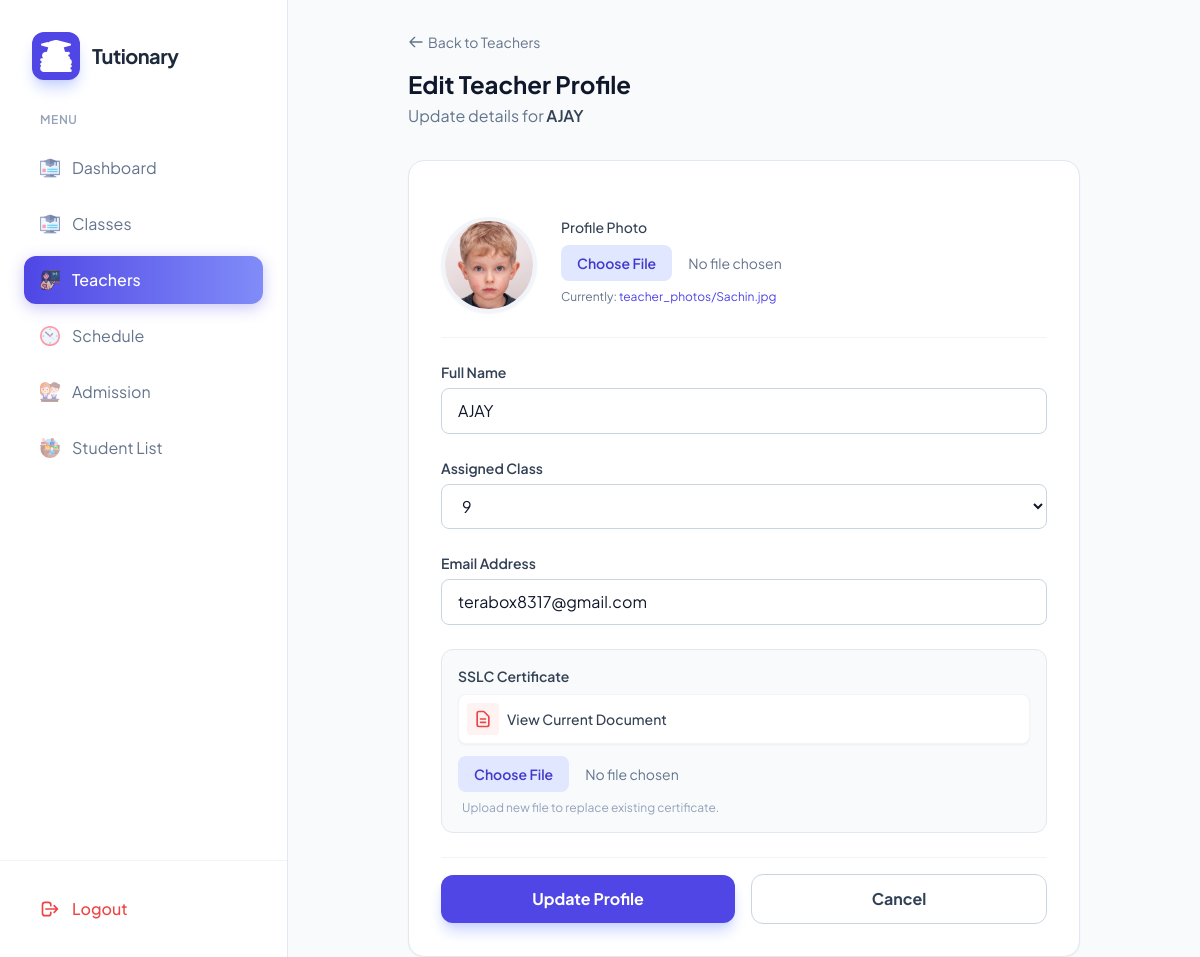
The app's page /edit_teacher/24/, older data.
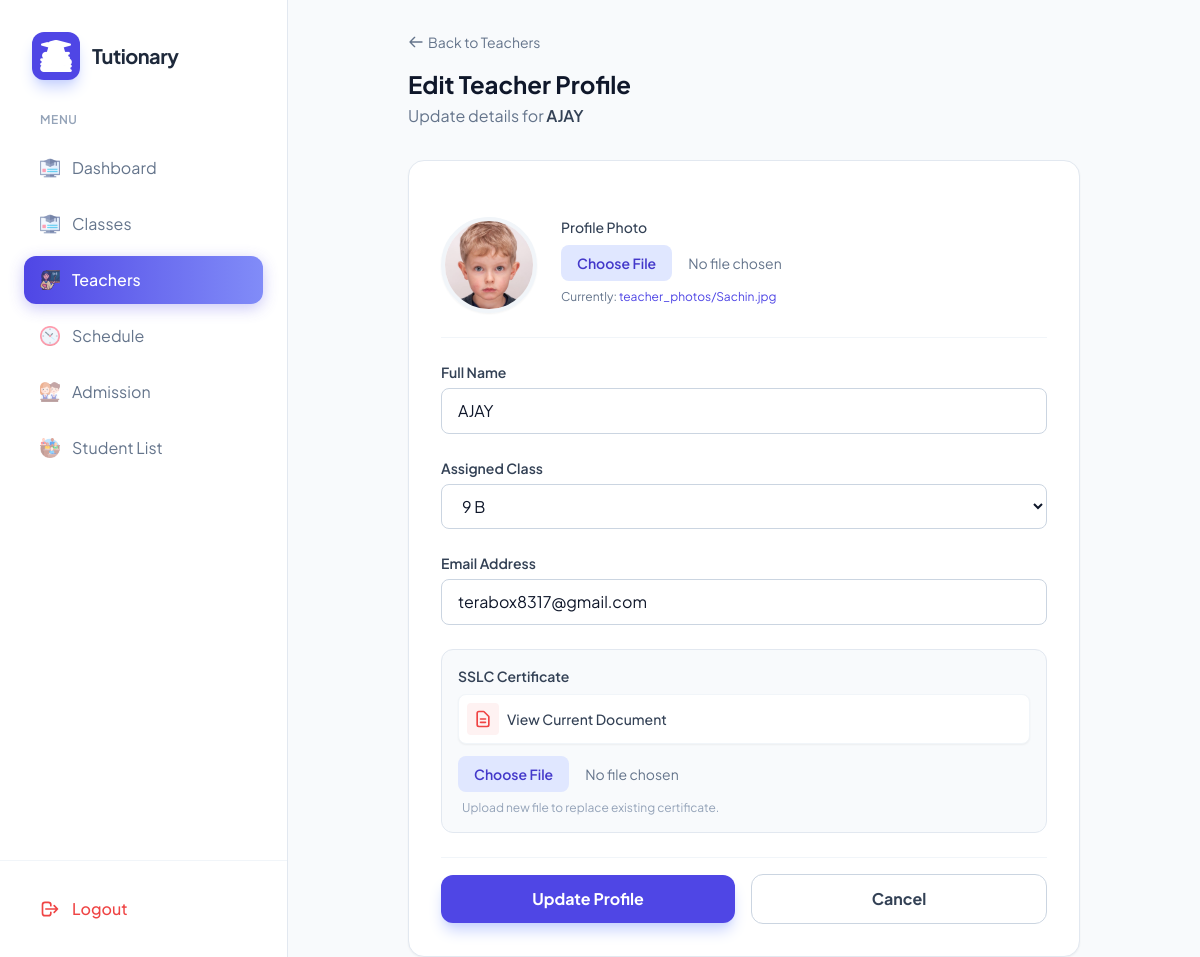
The same page, newer data.
### stdapp/models.py (models this page shows, shortened)
class Teacher(models.Model):
    name=models.CharField(max_length=250)
    classs=models.ForeignKey(Class,on_delete=models.CASCADE,null=True)
    email=models.CharField(max_length=250)
    photo = models.ImageField(upload_to='teacher_photos/', null=True, blank=True)
    sslc_certificate = models.FileField(upload_to='teacher_certificates/', null=True, blank=True)
    last_login = models.DateTimeField(null=True, blank=True)

class Class(models.Model):
    name=models.CharField(max_length=250)
    description=models.TextField()
    fees=models.IntegerField()

### stdapp/views.py (the view, shortened to what this page needs)
# urls.py: path('edit_teacher/<int:teacher_id>/', views.edit_teacher, name='edit_teacher'),
def edit_teacher(request, teacher_id):
    teacher = get_object_or_404(Teacher, id=teacher_id)
    classes = Class.objects.all()
    return render(request, 'edit_teacher.html', {'teacher': teacher, 'classes': classes})

### templates/edit_teacher.html (shortened to what the changed rows need)
{% load static %}
<!DOCTYPE html>
<html lang="en">
<head>
    <script src="https://cdn.tailwindcss.com"></script>
</head>
<body class="bg-slate-50 text-slate-900">
    <div class="flex h-screen overflow-hidden">
        <aside id="sidebar" class="fixed inset-y-0 left-0 z-50 w-72 bg-white border-r border-slate-200 transform -translate-x-full lg:translate-x-0 transition-transform duration-300 ease-in-out lg:static lg:inset-0">
            <div class="flex flex-col h-full">
                <div class="p-8">
                    <div class="flex items-center gap-3">
                        <h2 class="text-xl font-bold tracking-tight text-slate-800">Tutionary</h2>
                    </div>
                </div>
            </div>
        </aside>
        <div class="flex-1 flex flex-col min-w-0 bg-slate-50 overflow-hidden">
            <main class="flex-1 overflow-y-auto p-4 lg:p-8 flex justify-center">
                <div class="w-full max-w-2xl">
                    <div class="mb-8">
                        <h1 class="text-2xl font-bold text-slate-900">Edit Teacher Profile</h1>
                        <p class="text-slate-500 mt-1">Update details for <span class="font-semibold text-slate-700">{{ teacher.name }}</span></p>
                    </div>
                    <div class="bg-white rounded-2xl shadow-sm border border-slate-200 overflow-hidden">
                        <div class="p-6 md:p-8">
                            <form method="post" enctype="multipart/form-data" class="space-y-6">
                                <div class="flex items-start gap-6 pb-6 border-b border-slate-100">
                                    <div class="relative group flex-shrink-0">
                                        {% if teacher.photo %}
                                            <img src="{{ teacher.photo.url }}" class="w-24 h-24 rounded-full object-cover border-4 border-slate-100 shadow-sm" alt="Teacher">
                                        {% endif %}
                                    </div>
                                    <div class="flex-1">
                                        {% if teacher.photo %}
                                        <div class="mt-2 text-xs text-slate-500">
                                            Currently: <a href="{{ teacher.photo.url }}" target="_blank" class="text-indigo-600 hover:underline">{{ teacher.photo.name }}</a>
                                        </div>
                                        {% endif %}
                                    </div>
                                </div>
                                <div>
                                    <label class="block text-sm font-semibold text-slate-700 mb-1.5">Full Name</label>
                                    <input type="text" name="name" value="{{ teacher.name }}"
                                        class="form-input w-full px-4 py-2.5 rounded-lg border border-slate-300 focus:border-indigo-500 focus:outline-none transition-colors" required>
                                </div>
                                <div>
                                    <label class="block text-sm font-semibold text-slate-700 mb-1.5">Assigned Class</label>
                                    <select name="class_id" class="form-input w-full px-4 py-2.5 rounded-lg border border-slate-300 focus:border-indigo-500 focus:outline-none transition-colors bg-white" required>
                                        {% for cls in classes %}
                                            <option value="{{ cls.id }}" {% if cls.id == teacher.classs.id %}selected{% endif %}>{{ cls.name }}</option>
                                        {% endfor %}
                                    </select>
                                </div>
                                <div>
                                    <label class="block text-sm font-semibold text-slate-700 mb-1.5">Email Address</label>
                                    <input type="email" name="email" value="{{ teacher.email }}"
                                        class="form-input w-full px-4 py-2.5 rounded-lg border border-slate-300 focus:border-indigo-500 focus:outline-none transition-colors" required>
                                </div>
                            </form>
                        </div>
                    </div>
                </div>
            </main>
        </div>
    </div>
</body>
</html>

Row changes from the older to the newer data that the page shows:
changed through a linked row, Teacher "AJAY": class_id "9" → "9 B"
